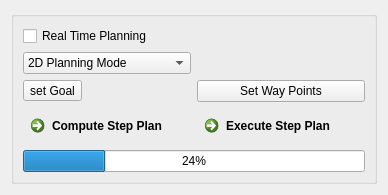
<?xml version="1.0" encoding="UTF-8"?>
<ui version="4.0">
 <class>PanelDesign</class>
 <widget class="QWidget" name="PanelDesign">
  <property name="geometry">
   <rect>
    <x>0</x>
    <y>0</y>
    <width>375</width>
    <height>195</height>
   </rect>
  </property>
  <property name="windowTitle">
   <string>Form</string>
  </property>
  <layout class="QVBoxLayout" name="verticalLayout_15">
   <item>
    <widget class="QGroupBox" name="planningGroupBox">
     <property name="title">
      <string/>
     </property>
     <layout class="QGridLayout" name="gridLayout">
      <item row="3" column="0">
       <widget class="QToolButton" name="planningSetGoalToolButton">
        <property name="text">
         <string>set Goal</string>
        </property>
        <property name="checkable">
         <bool>true</bool>
        </property>
       </widget>
      </item>
      <item row="0" column="0">
       <widget class="QCheckBox" name="realtimePlanningCheckbox">
        <property name="text">
         <string>Real Time Planning</string>
        </property>
       </widget>
      </item>
      <item row="3" column="1">
       <widget class="QPushButton" name="planningWayPointsPushButton">
        <property name="text">
         <string>Set Way Points</string>
        </property>
       </widget>
      </item>
      <item row="1" column="0">
       <widget class="QComboBox" name="planningModeComboBox">
        <item>
         <property name="text">
          <string>2D Planning Mode</string>
         </property>
        </item>
        <item>
         <property name="text">
          <string>3D Planning Mode</string>
         </property>
        </item>
       </widget>
      </item>
      <item row="7" column="0" colspan="2">
       <widget class="QProgressBar" name="planningProgressBar">
        <property name="value">
         <number>24</number>
        </property>
       </widget>
      </item>
      <item row="4" column="0">
       <widget class="QCommandLinkButton" name="planningComputeCommandLinkButton">
        <property name="text">
         <string>Compute Step Plan</string>
        </property>
       </widget>
      </item>
      <item row="4" column="1">
       <widget class="QCommandLinkButton" name="planningExecuteCommandLinkButton">
        <property name="text">
         <string>Execute Step Plan</string>
        </property>
       </widget>
      </item>
      <item row="6" column="0">
       <spacer name="verticalSpacer">
        <property name="orientation">
         <enum>Qt::Vertical</enum>
        </property>
        <property name="sizeHint" stdset="0">
         <size>
          <width>20</width>
          <height>40</height>
         </size>
        </property>
       </spacer>
      </item>
     </layout>
    </widget>
   </item>
  </layout>
 </widget>
 <resources/>
 <connections/>
</ui>
